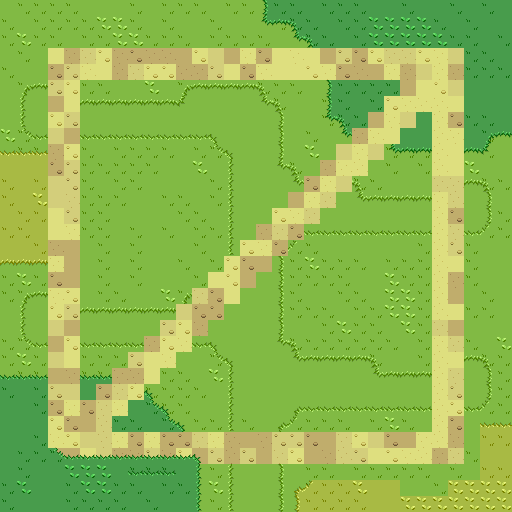

A level layout from a 2D game, rendered from its tile map. Below: a short description, then the map file with tile-grid data replaced by summaries:
An orthogonal 32x32 tile map with 16x16 px tiles, 5 tile layers (Paths, Grass Normal, Grass Dark, Grass Bright, ...).

<map version="1.10" tiledversion="1.11.0" orientation="orthogonal" renderorder="right-down" width="32" height="32" tilewidth="16" tileheight="16" infinite="0" nextlayerid="7" nextobjectid="1">
 <tileset firstgid="1" name="Grass tileset" tilewidth="16" tileheight="16" tilecount="256" columns="16">
  <image source="grass_tileset_16x16.png" width="256" height="256" />
  <wangsets>
   <wangset name="Terrains" type="corner" tile="-1">
    <wangcolor name="Grass Bright" color="#ff0000" tile="2" probability="1" />
    <wangcolor name="Grass Normal" color="#00ff00" tile="50" probability="1" />
    <wangcolor name="Grass Dark" color="#0000ff" tile="98" probability="1" />
    <wangtile tileid="0" wangid="0,1,0,1,0,1,0,1" />
    <wangtile tileid="1" wangid="0,1,0,0,0,1,0,1" />
    <wangtile tileid="2" wangid="0,1,0,0,0,0,0,1" />
    <wangtile tileid="3" wangid="0,1,0,1,0,0,0,1" />
    <wangtile tileid="4" wangid="0,0,0,1,0,0,0,0" />
    <wangtile tileid="5" wangid="0,0,0,0,0,1,0,0" />
    <wangtile tileid="16" wangid="0,1,0,1,0,1,0,1" />
    <wangtile tileid="17" wangid="0,0,0,0,0,1,0,1" />
    <wangtile tileid="19" wangid="0,1,0,1,0,0,0,0" />
    <wangtile tileid="20" wangid="0,1,0,0,0,0,0,0" />
    <wangtile tileid="21" wangid="0,0,0,0,0,0,0,1" />
    <wangtile tileid="33" wangid="0,0,0,1,0,1,0,1" />
    <wangtile tileid="34" wangid="0,0,0,1,0,1,0,0" />
    <wangtile tileid="35" wangid="0,1,0,1,0,1,0,0" />
    <wangtile tileid="48" wangid="0,2,0,2,0,2,0,2" />
    <wangtile tileid="49" wangid="0,2,0,0,0,2,0,2" />
    <wangtile tileid="50" wangid="0,2,0,0,0,0,0,2" />
    <wangtile tileid="51" wangid="0,2,0,2,0,0,0,2" />
    <wangtile tileid="52" wangid="0,0,0,2,0,0,0,0" />
    <wangtile tileid="53" wangid="0,0,0,0,0,2,0,0" />
    <wangtile tileid="64" wangid="0,2,0,2,0,2,0,2" />
    <wangtile tileid="65" wangid="0,0,0,0,0,2,0,2" />
    <wangtile tileid="67" wangid="0,2,0,2,0,0,0,0" />
    <wangtile tileid="68" wangid="0,2,0,0,0,0,0,0" />
    <wangtile tileid="69" wangid="0,0,0,0,0,0,0,2" />
    <wangtile tileid="81" wangid="0,0,0,2,0,2,0,2" />
    <wangtile tileid="82" wangid="0,0,0,2,0,2,0,0" />
    <wangtile tileid="83" wangid="0,2,0,2,0,2,0,0" />
    <wangtile tileid="96" wangid="0,3,0,3,0,3,0,3" />
    <wangtile tileid="97" wangid="0,3,0,0,0,3,0,3" />
    <wangtile tileid="98" wangid="0,3,0,0,0,0,0,3" />
    <wangtile tileid="99" wangid="0,3,0,3,0,0,0,3" />
    <wangtile tileid="100" wangid="0,0,0,3,0,0,0,0" />
    <wangtile tileid="101" wangid="0,0,0,0,0,3,0,0" />
    <wangtile tileid="112" wangid="0,3,0,3,0,3,0,3" />
    <wangtile tileid="113" wangid="0,0,0,0,0,3,0,3" />
    <wangtile tileid="115" wangid="0,3,0,3,0,0,0,0" />
    <wangtile tileid="116" wangid="0,3,0,0,0,0,0,0" />
    <wangtile tileid="117" wangid="0,0,0,0,0,0,0,3" />
    <wangtile tileid="129" wangid="0,0,0,3,0,3,0,3" />
    <wangtile tileid="130" wangid="0,0,0,3,0,3,0,0" />
    <wangtile tileid="131" wangid="0,3,0,3,0,3,0,0" />
   </wangset>
  </wangsets>
 </tileset>
 <layer id="1" name="Paths" width="32" height="32">
  <data>[1024 cells, 1024 non-empty, 5 distinct tile ids]</data>
 </layer>
 <layer id="2" name="Grass Normal" width="32" height="32">
  <data>[1024 cells, 893 non-empty, 15 distinct tile ids]</data>
 </layer>
 <layer id="3" name="Grass Dark" width="32" height="32">
  <data>[1024 cells, 231 non-empty, 13 distinct tile ids]</data>
 </layer>
 <layer id="4" name="Grass Bright" width="32" height="32">
  <data>[1024 cells, 313 non-empty, 17 distinct tile ids]</data>
 </layer>
 <layer id="6" name="Tile Layer 5" width="32" height="32">
  <data>[1024 cells, 21 non-empty, 6 distinct tile ids]</data>
 </layer>
</map>